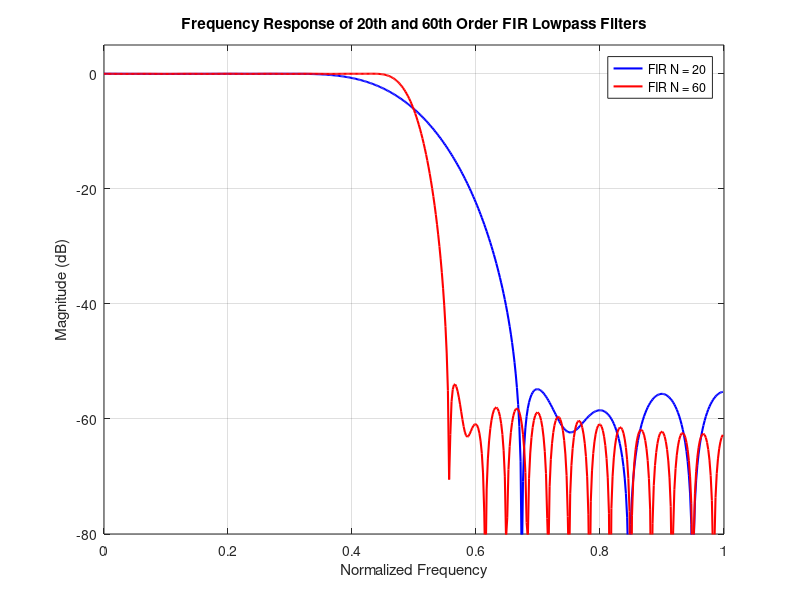
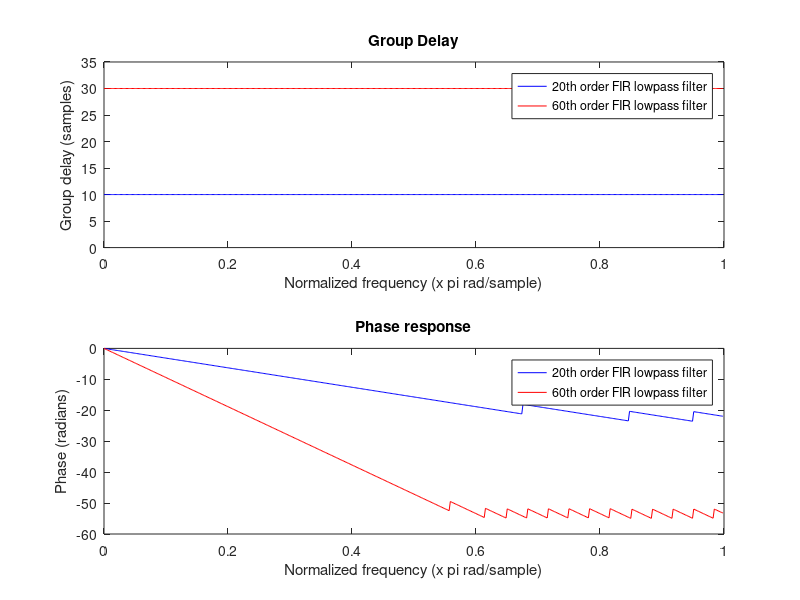
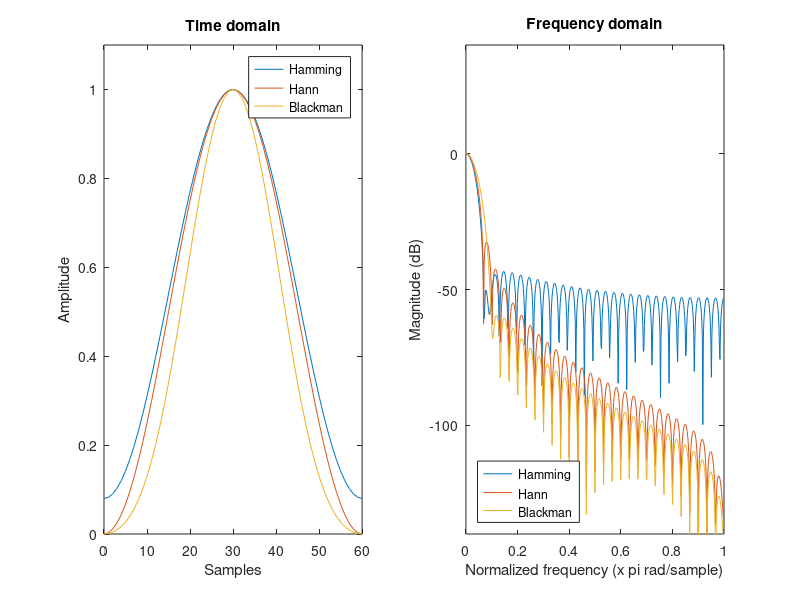

Recreate these plots in MATLAB, in order.
%% Task 1
clc;
clear;

% Design 20th order FIR lowpass filter
M1 = 20;
Fp1 = 0.5;
b1 = fir1(M1, Fp1);

% Design 60th order FIR lowpass filter
M2 = 60;
Fp2 = 0.5;  
b2 = fir1(M2, Fp2);

% Plot the frequency responses using 512 points
[H1, w1] = freqz(b1, 1, 512);
[H2, w2] = freqz(b2, 1, 512);

% Convert to magnitude (dB)
mag1 = 20 * log10(abs(H1));
mag2 = 20 * log10(abs(H2));

% Plot the graphs
figure;
plot(w1/pi, mag1, 'b', 'LineWidth', 1.5); hold on;
plot(w2/pi, mag2, 'r', 'LineWidth', 1.5);
xlim([0 1]);
ylim([-80 5]);
xlabel('Normalized Frequency');
ylabel('Magnitude (dB)');
title('Frequency Response of 20th and 60th Order FIR Lowpass Filters');
legend('FIR N = 20', 'FIR N = 60');
grid on;

%% Task 2

% Calculate the group delays for both filters
[Gd1, w] = grpdelay(b1, 1, 512);
[Gd2, ~] = grpdelay(b2, 1, 512);

% Calculate the phase responses for both filters
[H1, w1] = freqz(b1, 1, 512);
[H2, w2] = freqz(b2, 1, 512);
phase1 = unwrap(angle(H1));
phase2 = unwrap(angle(H2));

% Plot the group delays and phase responses
figure;
% Group Delay plot
subplot(2, 1, 1);
plot(w/pi, Gd1, 'b', w/pi, Gd2, 'r');
xlabel('Normalized frequency (x pi rad/sample)');
ylabel('Group delay (samples)');
title('Group Delay');
legend('20th order FIR lowpass filter', '60th order FIR lowpass filter');
ylim([0, 35]);

% Phase Response plot
subplot(2, 1, 2);
plot(w1/pi, phase1, 'b', w2/pi, phase2, 'r');
xlabel('Normalized frequency (x pi rad/sample)');
ylabel('Phase (radians)');
title('Phase response');
legend('20th order FIR lowpass filter', '60th order FIR lowpass filter');
ylim([-60, 0]);

%% Task 3
% Filter order
M = 60;

% Design filters using different window functions
hamming_filter = fir1(M, 0.01, 'low', hamming(M+1));
hann_filter = fir1(M, 0.01, 'low', hann(M+1));
blackman_filter = fir1(M, 0.01, 'low', blackman(M+1));

% Plot time domain window functions
figure;
subplot(1, 2, 1);
plot(0:M, hamming(M+1), 'DisplayName', 'Hamming');
hold on;
plot(0:M, hann(M+1), 'DisplayName', 'Hann');
plot(0:M, blackman(M+1), 'DisplayName', 'Blackman');
hold off;

title('Time domain');
xlabel('Samples');
ylabel('Amplitude');
xlim([0 60]);
ylim([0 1.1]);
legend('Location', 'northeast');

% Plot frequency domain responses
subplot(1, 2, 2);
[H_hamming, w] = freqz(hamming_filter, 1, 512);
H_hann = freqz(hann_filter, 1, 512);
H_blackman = freqz(blackman_filter, 1, 512);

plot(w/pi, 20*log10(abs(H_hamming)), 'DisplayName', 'Hamming');
hold on;
plot(w/pi, 20*log10(abs(H_hann)), 'DisplayName', 'Hann');
plot(w/pi, 20*log10(abs(H_blackman)), 'DisplayName', 'Blackman');
hold off;

title('Frequency domain');
xlabel('Normalized frequency (x pi rad/sample)');
ylabel('Magnitude (dB)');  
xlim([0 1]);
ylim([-140 40]);
legend('Location', 'southwest');
